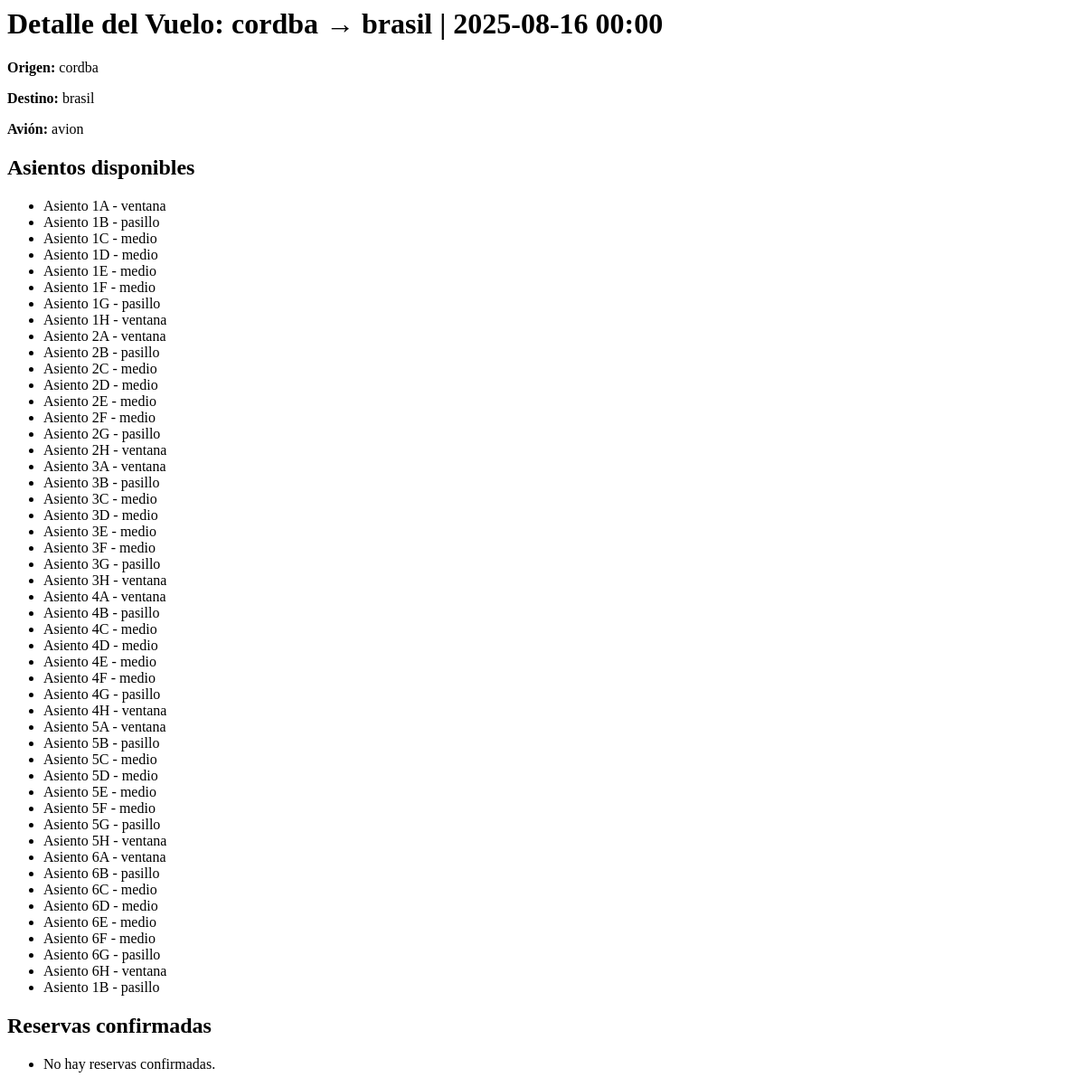
Page /vuelos/4/ (signed in) on the earlier database version.
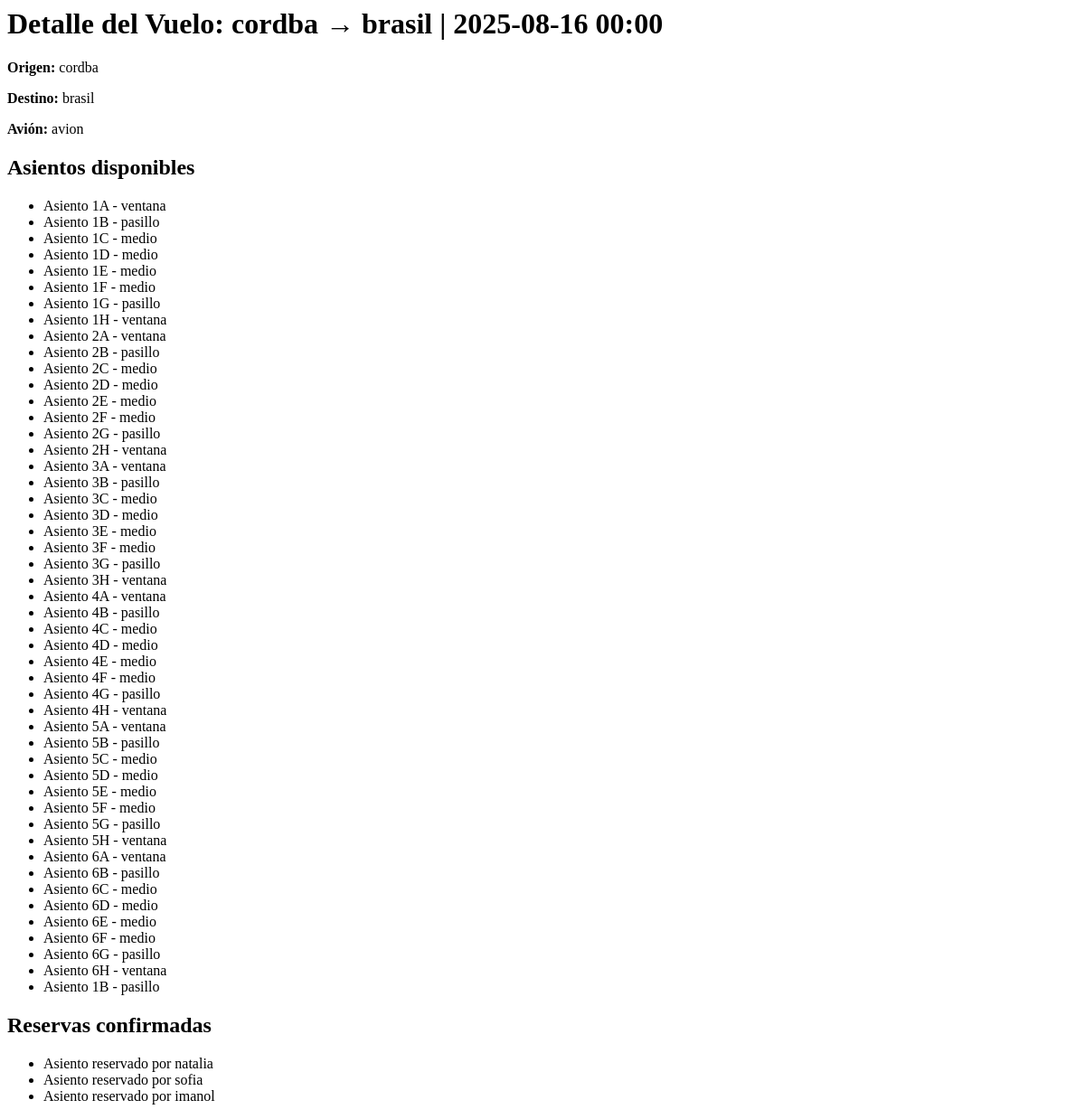
Same page on the later database version.
### reservas/models.py (models this page shows, shortened)
class Asiento(models.Model):
    avion = models.ForeignKey(Avion, on_delete=models.CASCADE, related_name="asientos")
    fila = models.IntegerField()
    columna = models.CharField(max_length=1)
    tipo = models.CharField(max_length=20, choices=[
        ('ventana', 'Ventana'),
        ('pasillo', 'Pasillo'),
        ('medio', 'Medio')
    ])
    estado = models.CharField(max_length=20, choices=[
        ('disponible', 'Disponible'),
        ('ocupado', 'Ocupado')
    ], default='disponible')

class Reserva(models.Model):
    ESTADO_CHOICES = [
        ('pendiente', 'Pendiente'),
        ('confirmada', 'Confirmada'),
        ('cancelada', 'Cancelada'),
    ]
    pasajero = models.ForeignKey(Pasajero, on_delete=models.CASCADE, related_name="reservas")
    vuelo = models.ForeignKey(Vuelo, on_delete=models.CASCADE, related_name="reservas")
    asiento = models.OneToOneField(AsientoVuelo, on_delete=models.PROTECT) # PROTECT para evitar borrar asiento reservado
    fecha_reserva = models.DateTimeField(auto_now_add=True)
    estado = models.CharField(max_length=20, choices=ESTADO_CHOICES, default='pendiente')
    precio_final = models.DecimalField(max_digits=10, decimal_places=2, blank=True, null=True)
    class Meta:
        verbose_name = "Reserva"
        verbose_name_plural = "Reservas"
        ordering = ['-fecha_reserva']

### pasajeros/models.py (models this page shows, shortened)
class Pasajero(models.Model):
    TIPO_DOCUMENTO_CHOICES = [
        ('DNI', 'DNI'),
        ('PAS', 'Pasaporte'),
        ('LC', 'Libreta Cívica'),
        ('LE', 'Libreta de Enrolamiento'),
        ('OTRO', 'Otro'),
    ]
    nombre = models.CharField(max_length=100)
    tipo_documento = models.CharField(max_length=10, choices=TIPO_DOCUMENTO_CHOICES)
    documento = models.CharField(max_length=30, unique=True)
    email = models.EmailField()
    telefono = models.CharField(max_length=20)
    fecha_nacimiento = models.DateField()
    class Meta:
        verbose_name = 'Pasajero'
        verbose_name_plural = 'Pasajeros'
        ordering = ['nombre']

### vuelos/views.py (the view)
# urls.py: path('<int:vuelo_id>/', views.vuelo_detail, name='vuelo_detail'),
@login_required
def vuelo_detail(request, vuelo_id):
    vuelo = get_object_or_404(Vuelo, pk=vuelo_id)
    asientos_disponibles = vuelo.avion.asientos.filter(estado="disponible")
    reservas_confirmadas = vuelo.reservas.filter(estado="confirmada").select_related('asiento', 'pasajero')
    return render(request, 'vuelos/vuelo_detail.html', {
        'vuelo': vuelo,
        'asientos_disponibles': asientos_disponibles,
        'reservas_confirmadas': reservas_confirmadas
    })

### vuelos/models.py (called while the page is built)
    def __str__(self):
        return f"{self.origen} → {self.destino} | {self.fecha_salida.strftime('%Y-%m-%d %H:%M')}"

### vuelos/templates/vuelos/vuelo_detail.html
<h1>Detalle del Vuelo: {{ vuelo }}</h1>
<p><strong>Origen:</strong> {{ vuelo.origen }}</p>
<p><strong>Destino:</strong> {{ vuelo.destino }}</p>
<p><strong>Avión:</strong> {{ vuelo.avion.modelo }}</p>
<h2>Asientos disponibles</h2>
<ul>
  {% for asiento in asientos_disponibles %}
    <li>Asiento {{ asiento.fila }}{{ asiento.columna }} - {{ asiento.tipo }}</li>
  {% empty %}
    <li>No hay asientos disponibles.</li>
  {% endfor %}
</ul>
<h2>Reservas confirmadas</h2>
<ul>
  {% for reserva in reservas_confirmadas %}
    <li>Asiento {{ reserva.asiento.fila }}{{ reserva.asiento.columna }} reservado por {{ reserva.pasajero.nombre }}</li>
  {% empty %}
    <li>No hay reservas confirmadas.</li>
  {% endfor %}
</ul>

Differences in the rows shown:
added Reserva: pasajero.nombre "natalia"
added Reserva: pasajero.nombre "sofia"
added Reserva: pasajero.nombre "imanol"
Other differences:
text no longer shown: "No hay reservas confirmadas."
